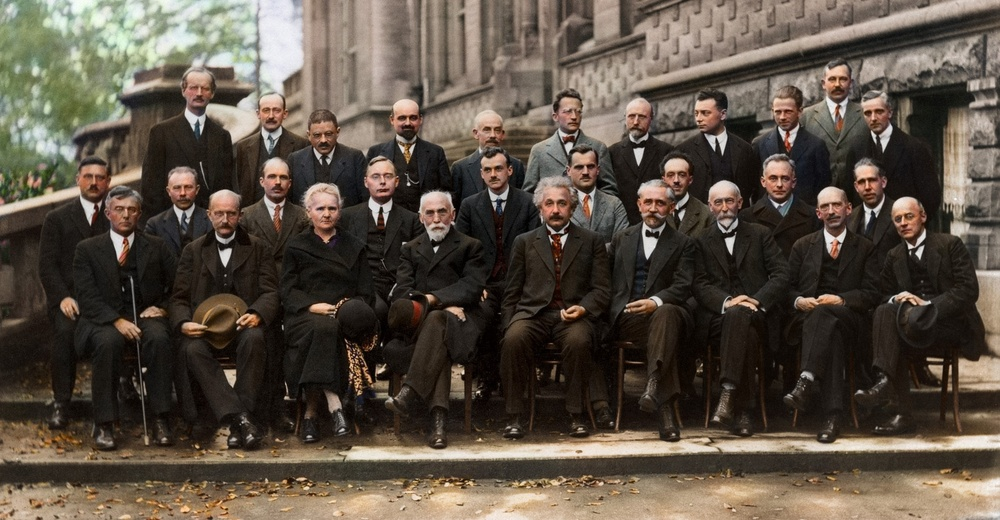
#> input picture OpenCV/KenarFiltreleme/bilimInsanlari.jpg, 1000 x 520 px, shrunk from 2113 x 1099 before the run
$ python kenarFiltreleme.py   (older library calls are emulated)
#> lines starting #> are read from the running program, lines starting #| are printed output that depends on the picture
import cv2
import numpy as np

resim = cv2.imread("bilimInsanlari.jpg")
#> resim is the input picture: shape (520, 1000, 3); mean B, G, R 68, 79.8, 90.5
#resim = cv2.GaussianBlur(resim, (15, 15), 0)

# laplacian
laplacian = cv2.Laplacian(resim, cv2.CV_64F)
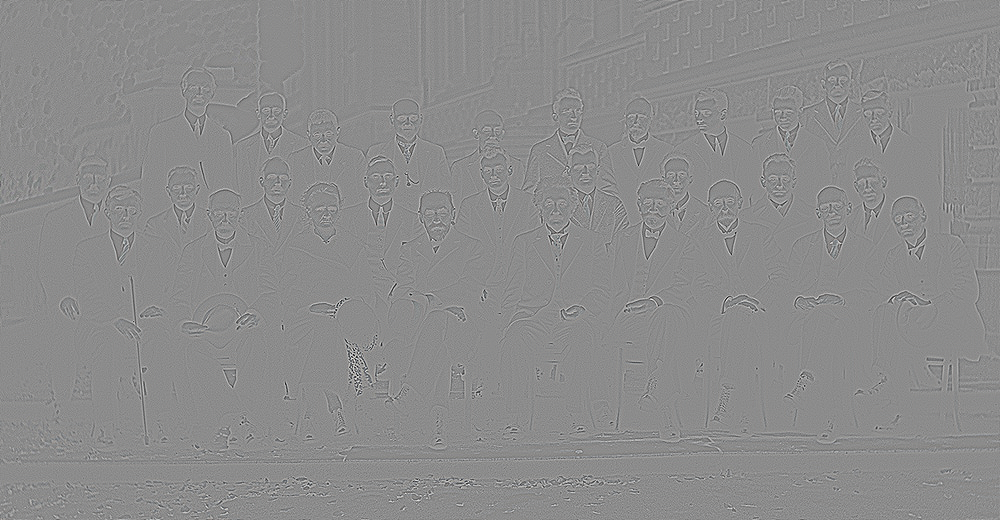
#> laplacian: shape (520, 1000, 3) float64; mean B, G, R 0, 0, 0; drawn with min black and max white
abs_laplacian = cv2.convertScaleAbs(laplacian)
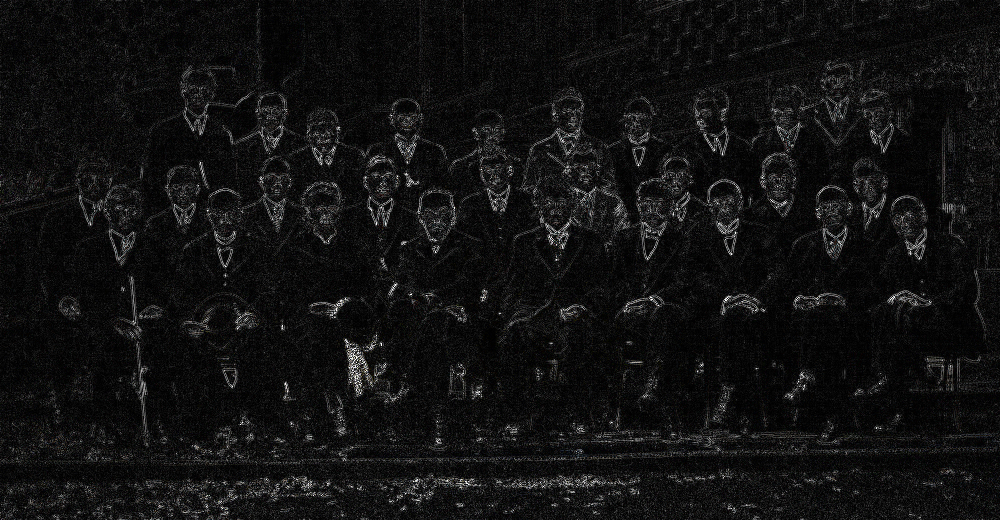
#> abs_laplacian: shape (520, 1000, 3); mean B, G, R 17.4, 17.4, 17.5

# sobel y
sobel_dikey = cv2.Sobel(resim, cv2.CV_64F, 0, 1, ksize=5)
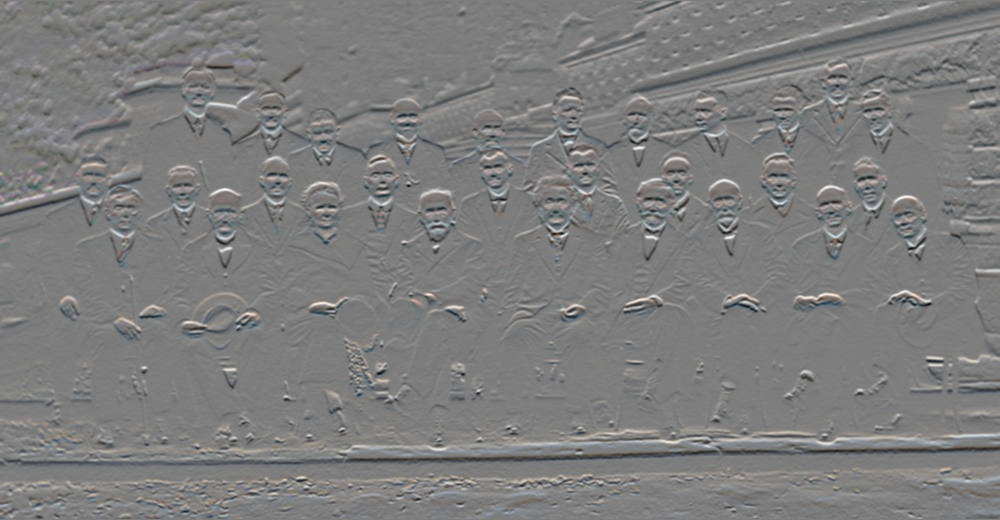
#> sobel_dikey: shape (520, 1000, 3) float64; mean B, G, R -0.8, 2.7, 7; drawn with min black and max white
abs_sobel_y = cv2.convertScaleAbs(sobel_dikey)
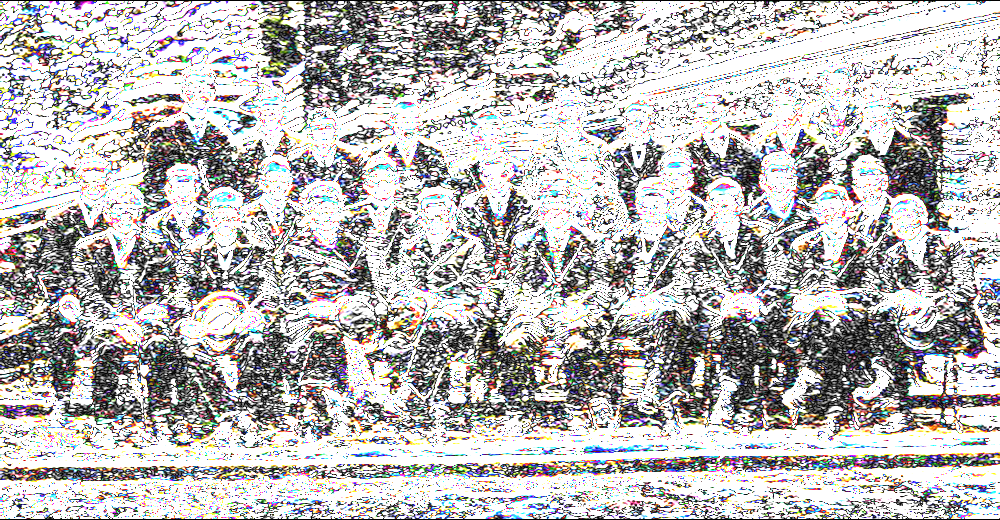
#> abs_sobel_y: shape (520, 1000, 3); mean B, G, R 183.1, 183.6, 185.6

#sobel x
sobel_yatay = cv2.Sobel(resim, cv2.CV_64F, 1, 0, ksize=5)
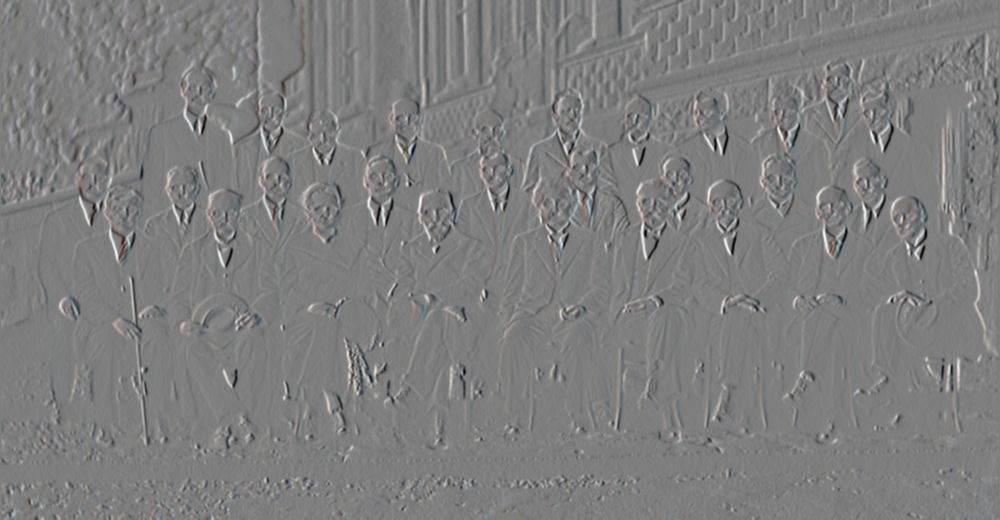
#> sobel_yatay: shape (520, 1000, 3) float64; mean B, G, R 4.1, 3.2, 4.3; drawn with min black and max white
abs_sobel_x = cv2.convertScaleAbs(sobel_yatay)
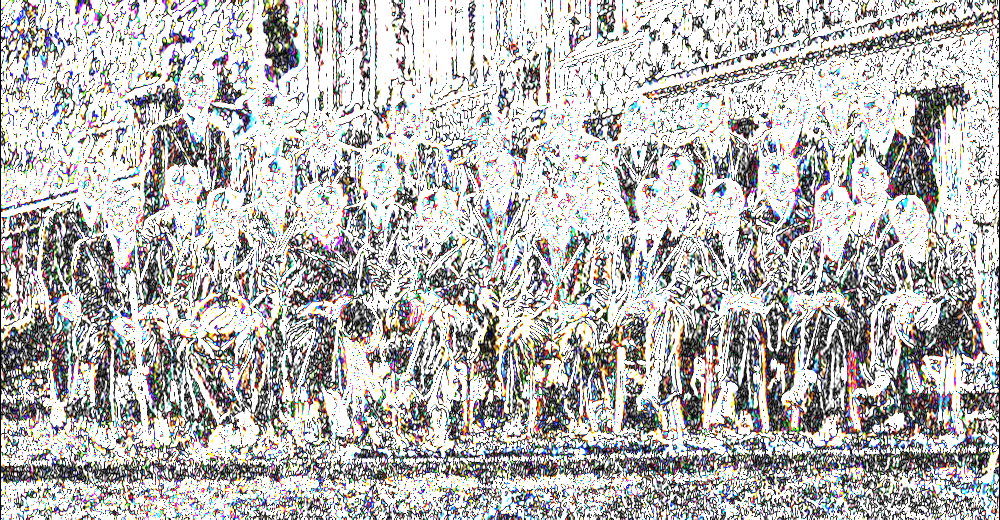
#> abs_sobel_x: shape (520, 1000, 3); mean B, G, R 184, 184.1, 186.3

cv2.imshow("Orjinal Resim", resim)
cv2.imshow("Laplacian", abs_laplacian)
cv2.imshow("Sobel Y", abs_sobel_y)
cv2.imshow("Sobel X", abs_sobel_x)

cv2.waitKey(0)
cv2.destroyAllWindows()

"""NOT = Ya resmi gausiuan blur ile filtreleyeip sonra kenar filtreleme nesneleri ile işlem yaparsın ya da
filtreleme yapmayıp convertScaleAbs ile kenarları daha  da belirgimleştitrirsin aksi taktirde iyi görüntü
çıkmıyor"""
